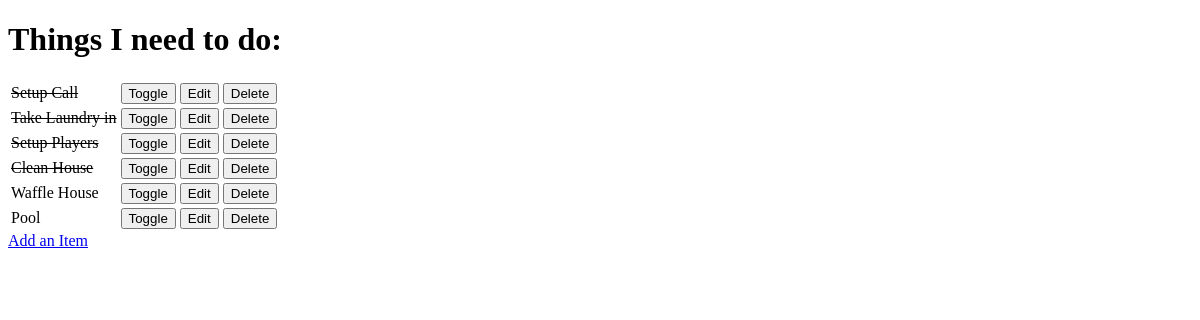
/, run on an earlier commit of the app's database.
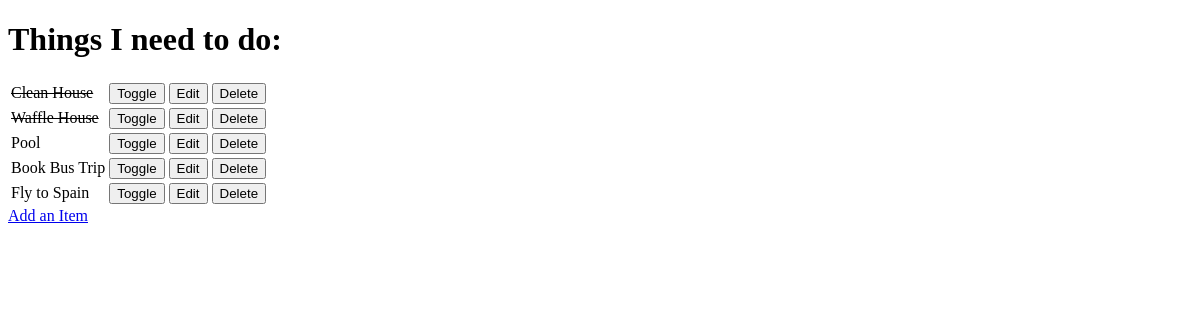
And on a later commit of the database.
### todo/models.py (models this page shows, shortened)
class Item(models.Model):
    name = models.CharField(max_length=50, null=False, blank=False)
    done = models.BooleanField(null=False, blank=False, default=False)

### todo/views.py (the view)
# urls.py: path('', views.get_todo_list , name= 'get_todo_list'),
def get_todo_list(request):
    items = Item.objects.all()
    context = {
        'items': items
    }
    return render(request, 'todo/todo_list.html', context)

### todo/templates/todo/todo_list.html (shortened to what this page needs)
<!DOCTYPE html>
<html lang="en">
<head>
</head>
<body>
    <h1>Things I need to do:</h1>
    <table>
        {% for item in items%}
            <tr>
            {% if item.done %}
                <td><strike>{{ item.name }}</strike></td>
            {%else%}
                <td>{{ item.name }}</td>
            {% endif %}
            <td>
                <a href="/toggle/{{item.id}}">
                    <button>Toggle</button>
                </a>
            </td>
            <td>
                <a href="/edit/{{item.id}}">
                    <button>Edit</button>
                </a>
            </td>
            <td>
                <a href="/delete/{{item.id}}">
                    <button>Delete</button>
                </a>
            </td>
        {% empty %}
        <tr><td> You have nothing to do.</td></tr>
            </tr>
        {% endfor %}
</table>
<a href="/add">Add an Item</a>
</body>
</html>

What changed in the data, as far as the page shows it:
removed Item: name "Setup Call"
removed Item: name "Take Laundry in"
removed Item: name "Setup Players"
changed Item "Waffle House": done False → True (drawn)
added Item: name "Book Bus Trip"
added Item: name "Fly to Spain"
